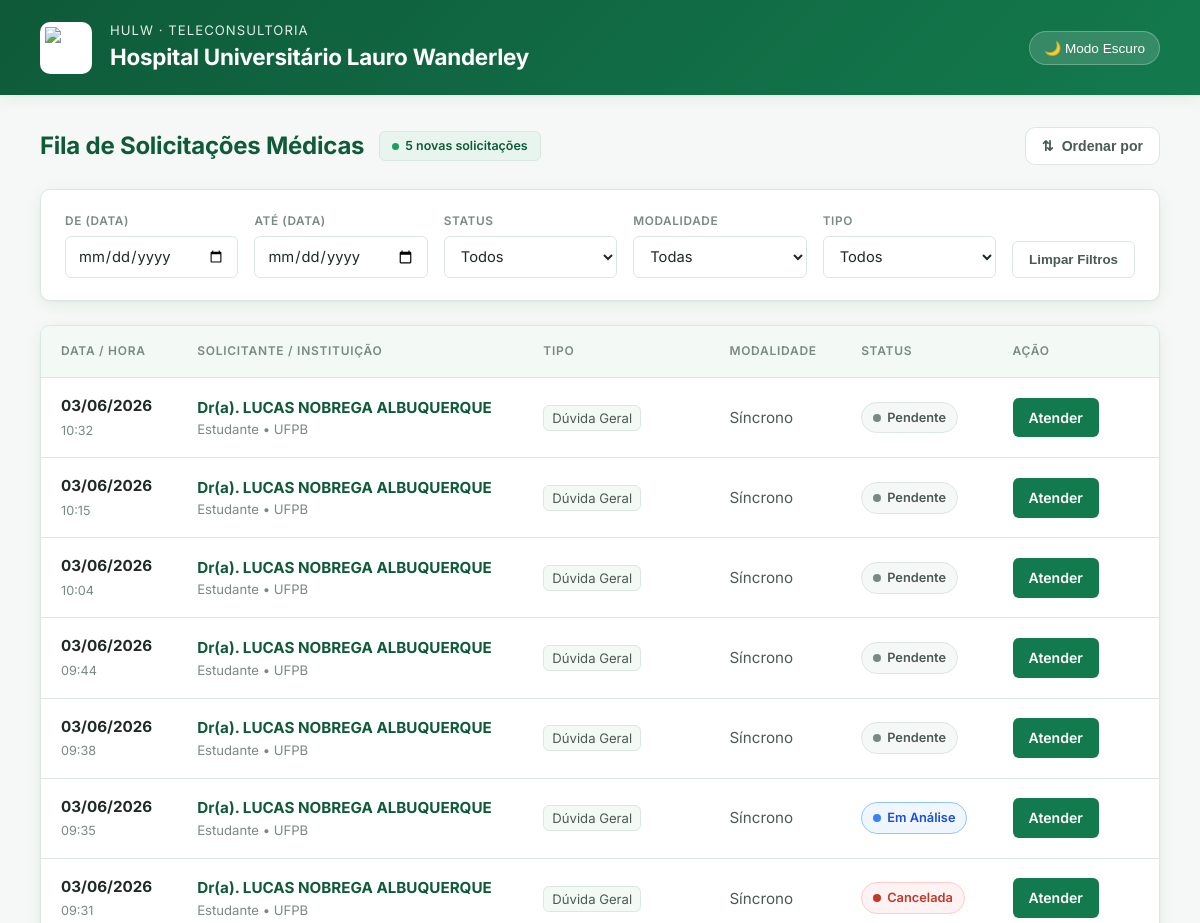
Before: /fila/ (signed in, upper part) with the older database file.
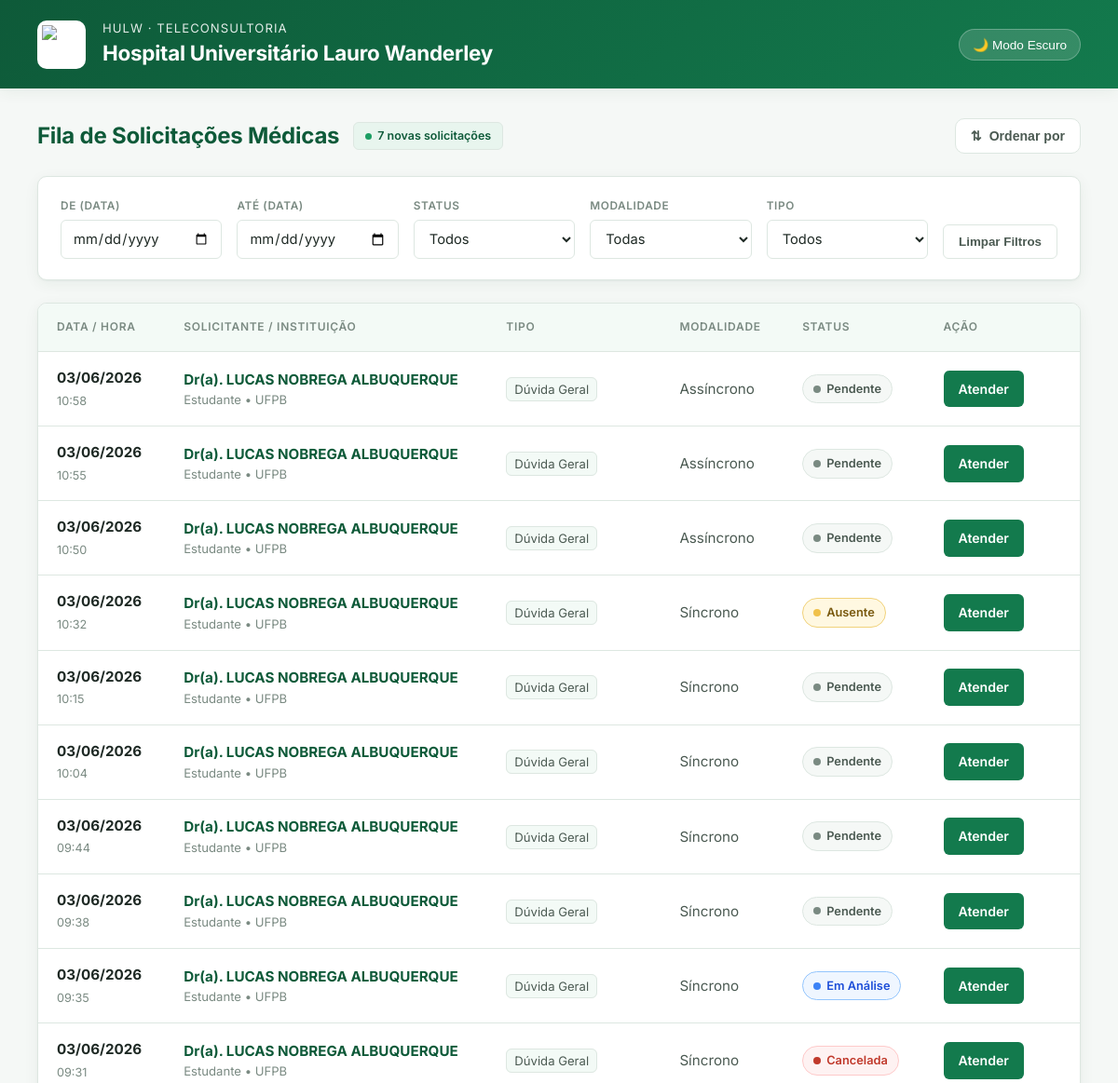
After: the same page with the newer database file.
### teleconsultoria/models.py (models this page shows, shortened)
class Solicitacao(models.Model):
    profissional = models.ForeignKey(Profissional, on_delete=models.CASCADE, related_name='solicitacoes')
    medica_designada = models.ForeignKey(Medica, on_delete=models.SET_NULL, null=True, blank=True, related_name='atendimentos')
    status = models.CharField(max_length=20, choices=StatusSolicitacao.choices, default=StatusSolicitacao.PENDENTE)
    tipo_atendimento = models.CharField(max_length=20, choices=TipoAtendimento.choices)
    data_sol = models.DateTimeField(auto_now_add=True)
    data_marcada = models.DateField(null=True, blank=True)
    horario_marcado = models.TimeField(null=True, blank=True)
    duracao_estimada = models.PositiveIntegerField(null=True, blank=True, help_text="Duração em minutos")
    link_teams = models.URLField(max_length=500, null=True, blank=True)
    justificativa_cancelamento = models.TextField(null=True, blank=True)
    data_limite = models.DateField(null=True, blank=True)
    horario_limite = models.TimeField(null=True, blank=True)
    idade_pac = models.IntegerField(null=True, blank=True)
    sexo_pac = models.CharField(max_length=2, choices=Sexo.choices, null=True, blank=True)
    sexo_biologico_pac = models.CharField(max_length=1, choices=[('M', 'Masculino'), ('F', 'Feminino')], null=True, blank=True)
    queixas = models.TextField(null=True, blank=True)
    historico_med = models.TextField(blank=True, null=True)
    diagnostico_princ = models.TextField(blank=True, null=True)
    diagnostico_sec = models.TextField(blank=True, null=True)
    medicamentos = models.TextField(blank=True, null=True)
    exames_recentes = models.TextField(blank=True, null=True)
    duvida_clinica = models.TextField()
    token_acesso = models.UUIDField(default=uuid.uuid4, editable=False)
    class Meta:
        verbose_name = "Solicitação"
        verbose_name_plural = "Solicitações"

class Profissional(models.Model):
    user = models.OneToOneField(User, on_delete=models.CASCADE, null=True, blank=True)
    cpf = models.CharField(max_length=11, unique=True)
    nome_completo = models.CharField(max_length=255)
    email = models.EmailField()
    telefone = models.CharField(max_length=15, help_text="WhatsApp com DDD", blank=True, null=True)
    crm = models.CharField(max_length=20, blank=True, null=True)
    cargo = models.CharField(max_length=100)
    instituicao = models.CharField(max_length=100)

### teleconsultoria/views.py (the view)
# urls.py: path('fila/', views.fila_medica, name='fila_medica'),
@login_required(login_url='login')
@user_passes_test(is_medica, login_url='login')
def fila_medica(request):
    solicitacoes = Solicitacao.objects.all().order_by('-data_sol')
    return render(request, 'fila_medica.html', {'solicitacoes': solicitacoes})

### teleconsultoria/views.py (called while the page is built)
def is_medica(user):
    return user.is_authenticated and user.is_staff

### teleconsultoria/templates/fila_medica.html (shortened to what the changed rows need)
<!DOCTYPE html>
<html lang="pt-br">
<head>
</head>
<body>
    <header class="header">
        <div class="header-left">
            <div>
                <h1>Hospital Universitário Lauro Wanderley</h1>
            </div>
        </div>
    </header>
    <main class="container">
        <div class="page-title">
            <div style="display: flex; align-items: center; gap: 15px;">
                <h2>Fila de Solicitações Médicas</h2>
                <span class="badge" id="count-badge">0 novas solicitações</span>
            </div>
        </div>
        <div class="table-wrapper">
            <table id="tabelaFila">
                <thead>
                    <tr>
                        <th>Data / Hora</th>
                        <th>Solicitante / Instituição</th>
                        <th>Tipo</th>
                        <th>Modalidade</th>
                        <th>Status</th>
                        <th>Ação</th>
                    </tr>
                </thead>
                <tbody id="tableBody">
                    {% for sol in solicitacoes %}
                    <tr class="linha-solicitacao"
                        data-data="{{ sol.data_sol|date:'Y-m-d H:i' }}"
                        data-status="{{ sol.status }}"
                        data-modalidade="{{ sol.tipo_atendimento }}"
                        data-tipo="{% if sol.idade_pac > 0 %}Paciente Específico{% else %}Dúvida Geral{% endif %}">
                        <td class="date-cell">
                            <strong>{{ sol.data_sol|date:"d/m/Y" }}</strong>
                            <small>{{ sol.data_sol|date:"H:i" }}</small>
                        </td>
                        <td>
                            <span class="sol-nome">
                                Dr(a). {{ sol.profissional.nome_completo|default:"Não informado" }}
                            </span>
                            <span class="inst-info">
                                {{ sol.profissional.cargo|default:"Médico(a)" }} • {{ sol.profissional.instituicao|default:"Instituição não informada" }}
                            </span>
                        </td>
                        <td>
                            <span style="font-size: 0.82rem; background: var(--hulw-green-soft); border: 1px solid var(--line); padding: 4px 8px; border-radius: 6px;">
                                {% if sol.idade_pac > 0 %}Paciente Específico{% else %}Dúvida Geral{% endif %}
                            </span>
                        </td>
                        <td>{{ sol.get_tipo_atendimento_display }}</td>
                        <td>
                            <span class="status-pill status-{{ sol.status }}">
                                {{ sol.get_status_display }}
                            </span>
                        </td>
                        <td>
                            <a href="{% url 'detalhe_caso' sol.id %}" class="btn {% if sol.status == 'CONCLUIDA' %}btn-concluido{% endif %}">
                                {% if sol.status == 'CONCLUIDA' %}Ver Detalhes{% else %}Atender{% endif %}
                            </a>
                        </td>
                    </tr>
                    {% empty %}
                    <tr>
                        <td colspan="6" style="text-align:center; padding: 40px; color: var(--muted);">Nenhuma solicitação encontrada.</td>
                    </tr>
                    {% endfor %}
                </tbody>
            </table>
        </div>
    </main>
</body>
</html>

Changed rows visible on the page:
added Solicitacao: data_sol "03/06/2026", data_sol "10:58", profissional.nome_completo "LUCAS NOBREGA ALBUQUERQUE", profissional.cargo "Estudante", profissional.instituicao "UFPB", idade_pac "Dúvida Geral", tipo_atendimento "Assíncrono", status "Pendente", shows "Atender"
added Solicitacao: data_sol "03/06/2026", data_sol "10:55", profissional.nome_completo "LUCAS NOBREGA ALBUQUERQUE", profissional.cargo "Estudante", profissional.instituicao "UFPB", idade_pac "Dúvida Geral", tipo_atendimento "Assíncrono", status "Pendente", shows "Atender"
added Solicitacao: data_sol "03/06/2026", data_sol "10:50", profissional.nome_completo "LUCAS NOBREGA ALBUQUERQUE", profissional.cargo "Estudante", profissional.instituicao "UFPB", idade_pac "Dúvida Geral", tipo_atendimento "Assíncrono", status "Pendente", shows "Atender"
changed Solicitacao: status "Pendente" → "Ausente"
Other visible differences:
text written by a page script: "5 novas solicitações" → "7 novas solicitações"
